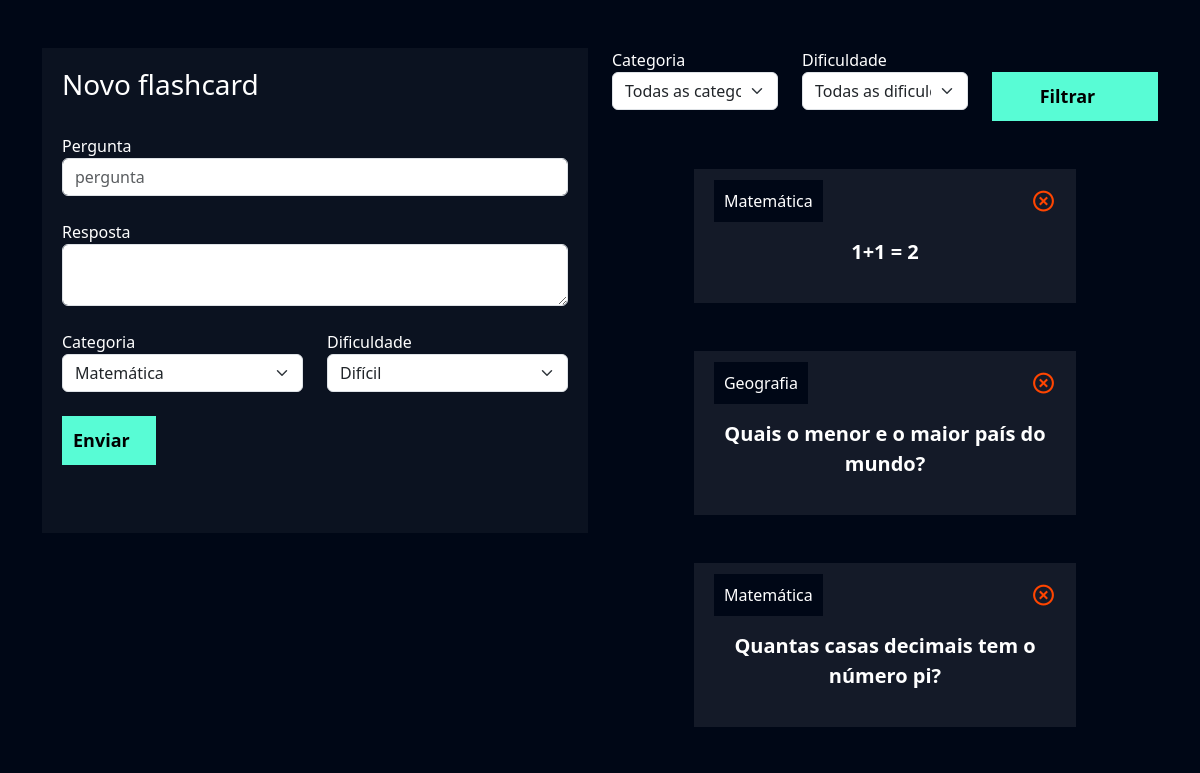
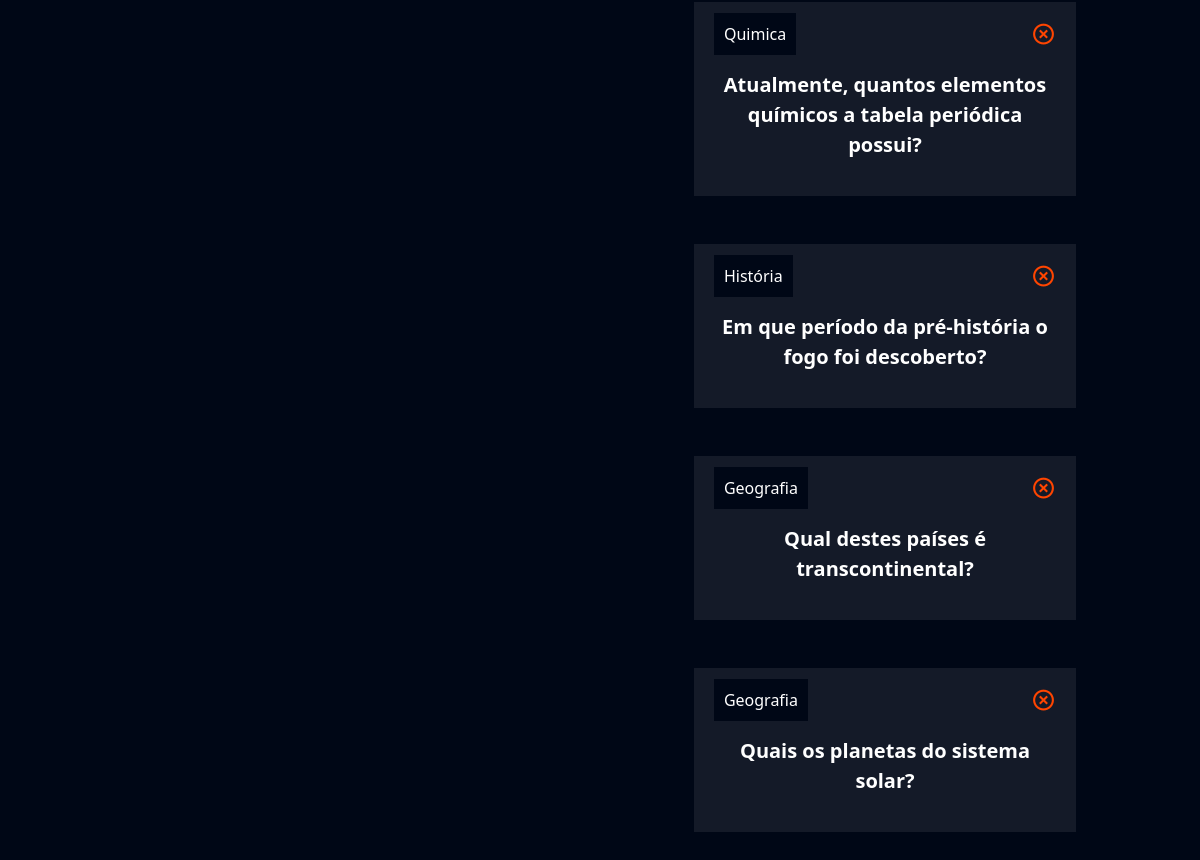
Page /flashcard/novo_flashcard/ (signed in) on the earlier database version (2 pictures, top to bottom).
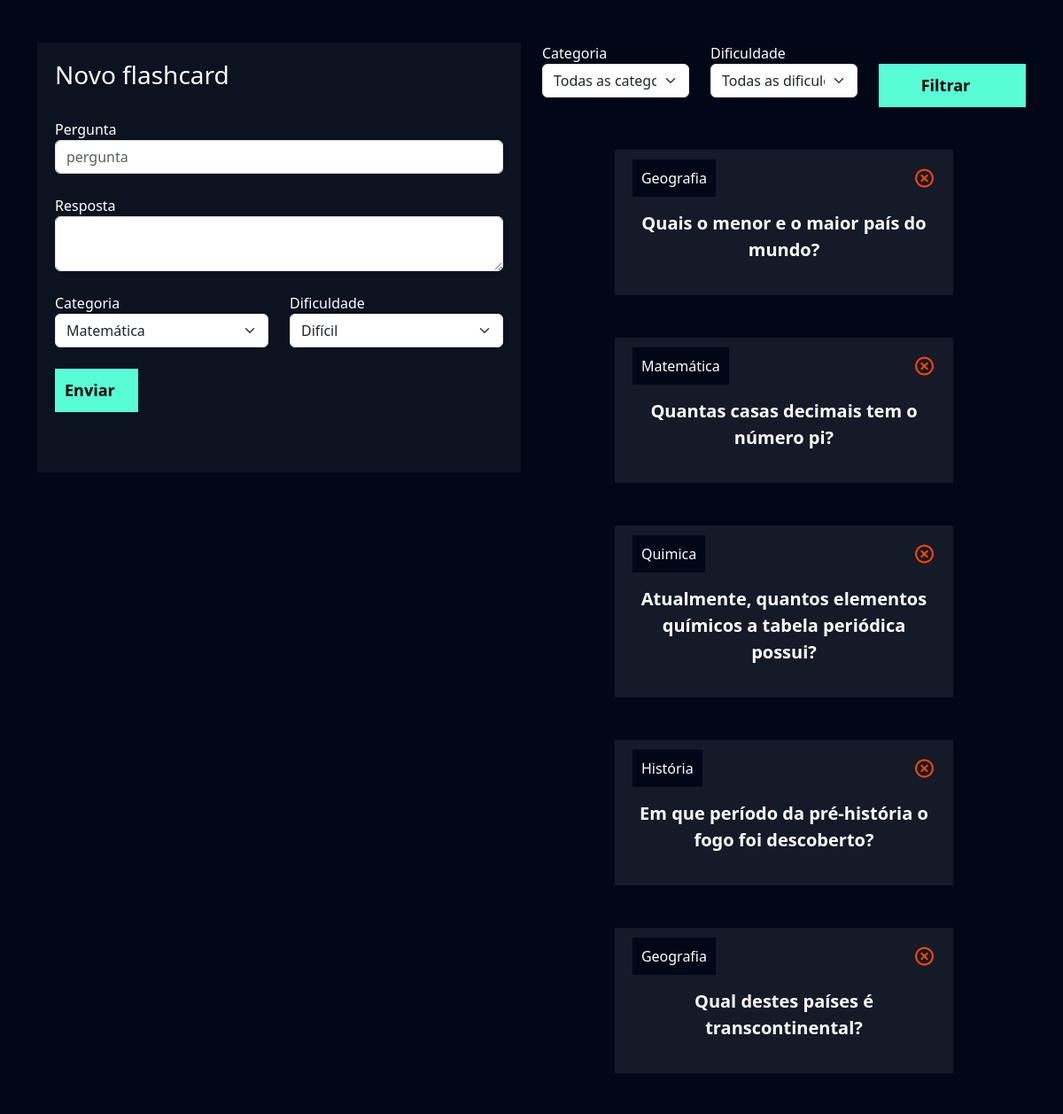
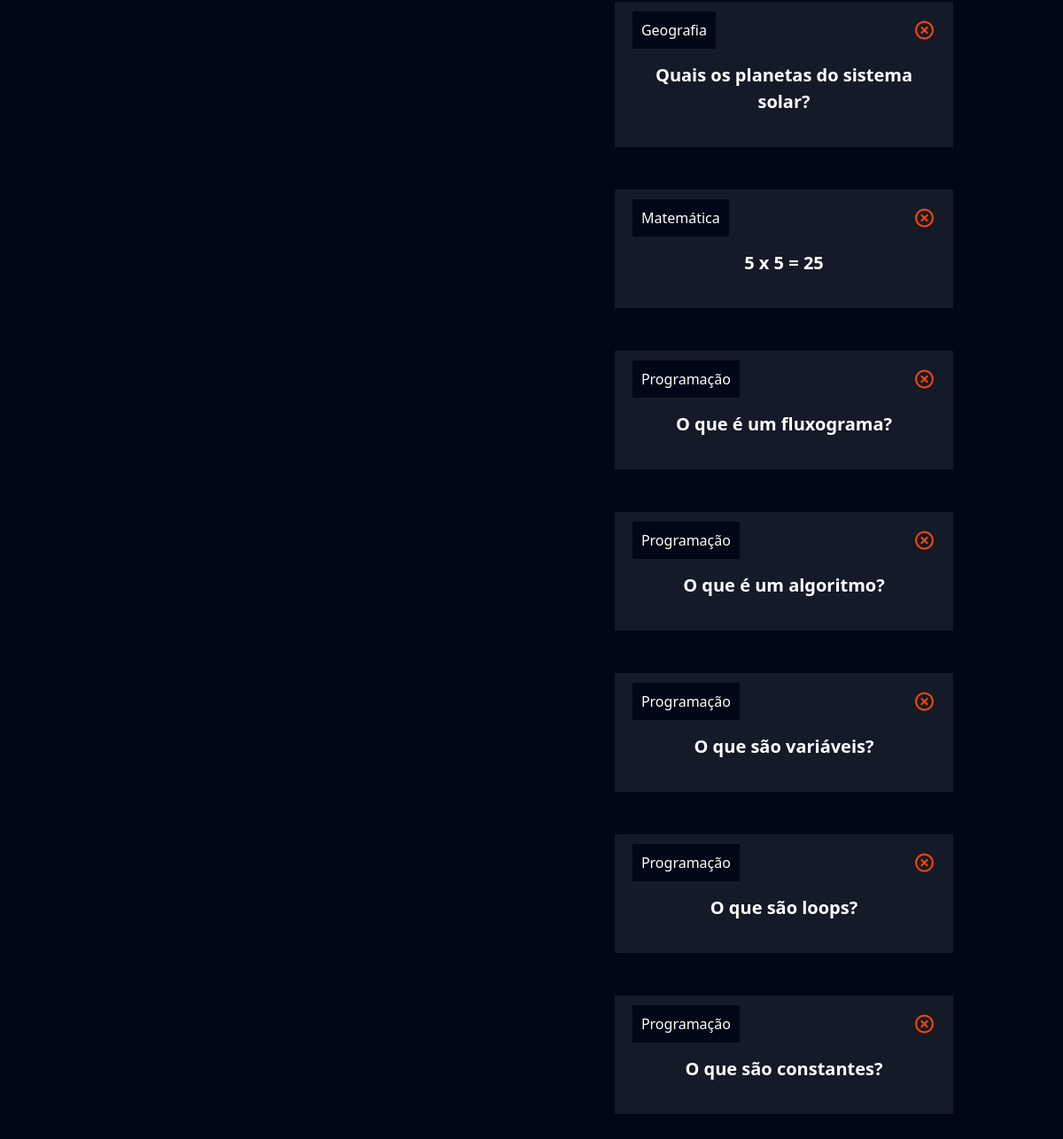
Same page on the later database version (2 pictures, top to bottom).
### flashcard/models.py (models this page shows, shortened)
class Flashcard(models.Model):
    DIFICULDADE_CHOICES = (('D', 'Difícil'), ('M', 'Médio'), ('F', 'Fácil'))
    user = models.ForeignKey(User, on_delete=models.DO_NOTHING)
    pergunta = models.CharField(max_length=100)
    resposta = models.TextField()
    categoria = models.ForeignKey(Categoria, on_delete=models.DO_NOTHING)
    dificuldade = models.CharField(max_length=1, choices=DIFICULDADE_CHOICES)

class Categoria(models.Model):
    nome = models.CharField(max_length=20)
    def __str__(self):
        return self.nome

### flashcard/views.py (the view, shortened to what this page needs)
# urls.py: path('novo_flashcard/', views.novo_flashcard, name="novo_flashcard"),
def novo_flashcard(request):
    if not request.user.is_authenticated:
        return redirect('/usuarios/login')
    if request.method == 'GET':
        categorias = Categoria.objects.all()
        dificuldades = Flashcard.DIFICULDADE_CHOICES
        flashcards = Flashcard.objects.filter(user = request.user)
        categoria_filtrar = request.GET.get('categoria')
        dificuldade_filtrar = request.GET.get('dificuldade')
        if categoria_filtrar:
            flashcards = flashcards.filter(categoria__id=categoria_filtrar)
        if dificuldade_filtrar:
            flashcards = flashcards.filter(dificuldade =dificuldade_filtrar)
        return render(request,'novo_flashcard.html',{'categorias': categorias,
                                                     'dificuldades': dificuldades,
                                                     'flashcards': flashcards,})

### flashcard/templates/novo_flashcard.html (shortened to what this page needs)
{% extends "base.html" %}
{% load static %}
{% block 'cabecalho' %}
    <link href="{% static 'usuarios/css/cadastro.css' %}" rel="stylesheet">
    <link href='https://unpkg.com/boxicons@2.1.4/css/boxicons.min.css' rel='stylesheet'>
    <link href="{% static 'flashcard/css/novo_flashcard.css' %}" rel="stylesheet">
{% endblock 'cabecalho' %}
{% block 'conteudo' %}
    <div class="container">
        <br>
        <br>
        <div class="row">
            <div class="col-md">
                <div class="box-form">
                    <form action="{% url 'novo_flashcard' %}" method="POST"> {% csrf_token %}
                        <h3>Novo flashcard</h3>
                        <br>
                        <label>Pergunta</label>
                        <input type="text" class="form-control" placeholder="pergunta" name="pergunta">
                        <br>
                        <label>Resposta</label>
                        <textarea class="form-control" name="resposta"></textarea>
                        <br>
                        <div class="row">
                                <div class="col-md">
                                    <label for="">Categoria</label>
                                    <select class="form-select" name="categoria">
                                        {% for categoria in categorias %}
                                            <option value="{{categoria.id}}">{{categoria}}</option>
                                        {% endfor %}
                                    </select>
                                </div>
                                <div class="col-md">
                                    <label for="">Dificuldade</label>
                                    <select class="form-select" name="dificuldade">
                                        {% for dificuldade in dificuldades %}
                                            <option value="{{dificuldade.0}}">{{dificuldade.1}}</option>
                                        {% endfor %}
                                    </select>
                                </div>
                        </div>
                        <br>
                        <input type="submit" value="Enviar" class="btn-cadastro">
                        <br>
                        <br>
                        <br>
                    </form>
                </div>
            </div>
            <div class="col-md">
                <form action="{% url 'novo_flashcard' %}" method="GET">
                    <div class="row">
                        <div class="col-md">
                            <label for="">Categoria</label>
                            <select name="categoria" id="" class="form-select">
                                <option value="">Todas as categorias</option>
                            </select>
                        </div>
                        <div class="col-md">
                            <label for="">Dificuldade</label>
                            <select name="dificuldade" id="" class="form-select">
                                <option value="">Todas as dificuldades</option>
                            </select>
                        </div>
                        <div class="col-md">
                            <br>
                            <input type="submit" style="width: 100%" value="Filtrar" class="btn-cadastro">
                        </div>
                    </div>
                </form>
                <br>
                <br>
                {% for flash in flashcards %}
                    <div class="box-new-flashcard" onclick="flip_card({{flash.id}})">
                        <div class="flashcard ">
                            <div class="flashcard-categoria">
                                {{flash.categoria}}
                            </div>
                            <a href="{% url 'deletar_flashcard' flash.id %}"><i class='icone-exit bx bx-x-circle'></i></a>
                            <br>
                            <br>
                            <div class="flashcard-box-item">
                                <p class="flashcard-item">{{flash.pergunta}}</p>
                            </div>
                        </div>
                    </div>
                    <br>
                    <br>
                {% endfor %}
            </div>
        </div>
    </div>
{% endblock 'conteudo' %}

### templates/base.html (shortened to what this page needs)
{% load static %}
<!doctype html>
<html lang="pt-br">
 <head>
    <link href="https://cdn.jsdelivr.net/npm/bootstrap@5.3.2/dist/css/bootstrap.min.css" rel="stylesheet">
    <link href="{% static 'geral/css/base.css' %}" rel="stylesheet">
    {% block 'cabecalho' %} {% endblock %}
 </head>
 <body>
    {% block 'conteudo' %}{% endblock %}
</body>
</html>

### templates/static/geral/css/base.css (style rules this page uses)
:root { --main-color: #0b1526; --dark-color: #000716; --secondary-dark-color: rgb(15, 2, 26); --light-color: #00c1f3; --contrast-color: #f4c96b; --differential-color: #58fcd5; }
body { background-color: var(--dark-color); color: white; }

### templates/static/usuarios/css/cadastro.css (style rules this page uses)
* { margin: 0; padding: 0; }
.box-form { padding: 20px; background-color: rgba(217,217,217, .05); color: white !important; }
.btn-cadastro { padding: 10px; background-color: #58fcd5; border: none; border: 1px solid #58fcd5; font-size: 18px; font-weight: bold; AULA 1 6 padding-left: 25px; padding-right: 25px; }

### templates/static/flashcard/css/novo_flashcard.css (style rules this page uses)
.box-new-flashcard { width: 70%; margin: auto; }
.flashcard { background-color: rgba(255, 255, 255, .08); padding: 20px; }
.flashcard-box-item { text-align: center; }
.flashcard p { font-size: 20px; font-weight: bold; cursor: pointer; }
.flashcard-categoria { background-color: var(--dark-color); display: inline; padding: 10px; }
.icone-exit { float: right; font-size: 25px; color: orangered; }

Differences in the rows shown:
removed Flashcard: categoria "Matemática", pergunta "1+1 = 2"
added Flashcard: categoria "Matemática", pergunta "5 x 5 = 25"
added Flashcard: categoria "Programação", pergunta "O que é um fluxograma?"
added Flashcard: categoria "Programação", pergunta "O que é um algoritmo?"
added Flashcard: categoria "Programação", pergunta "O que são variáveis?"
added Flashcard: categoria "Programação", pergunta "O que são loops?"
added Flashcard: categoria "Programação", pergunta "O que são constantes?"
